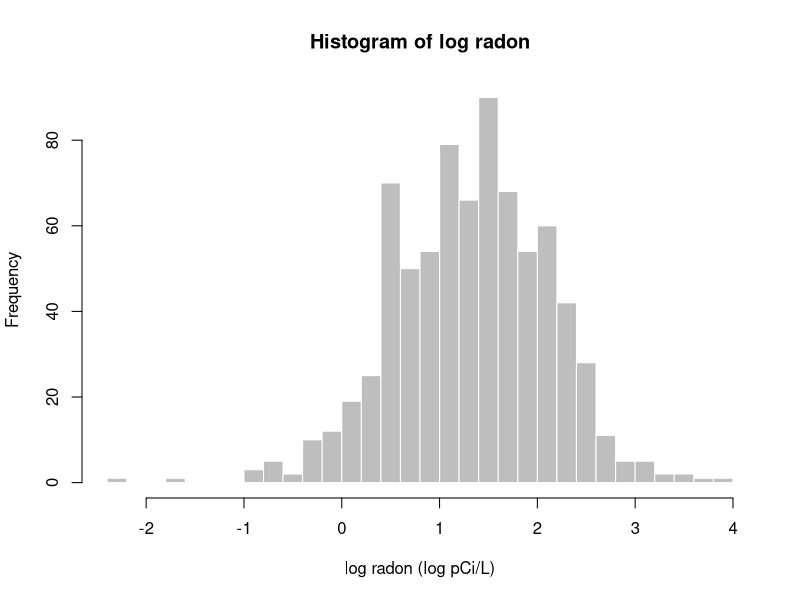
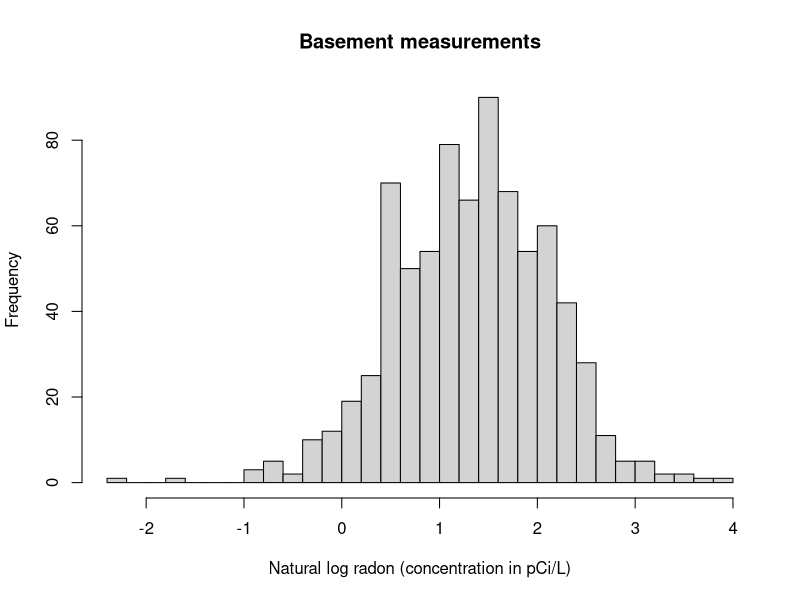
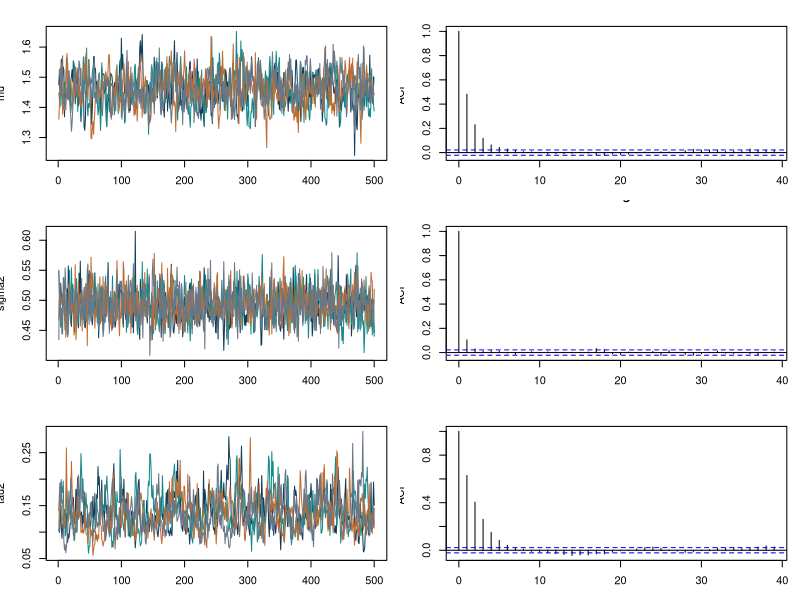
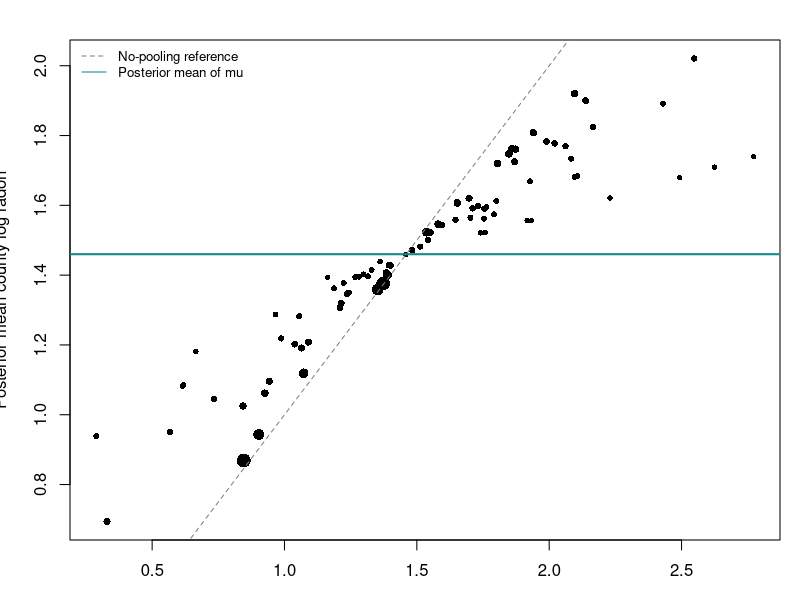
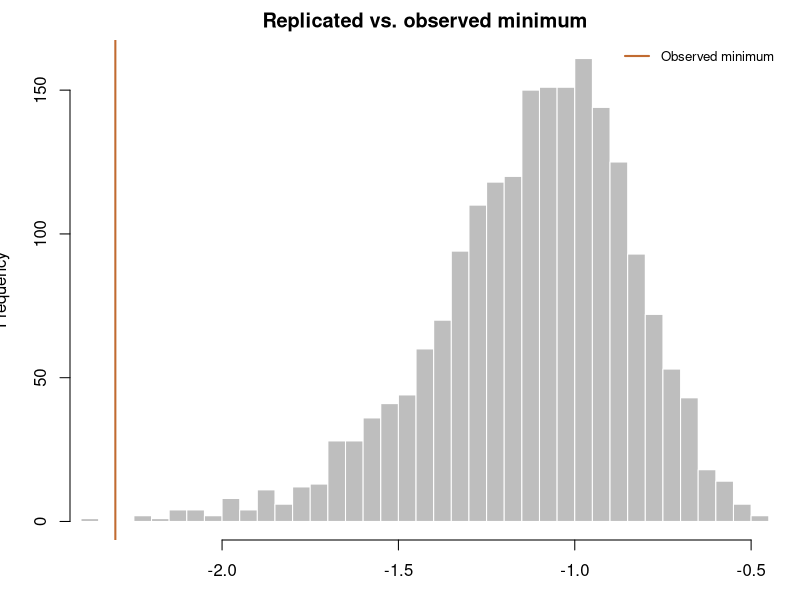

Source code (R) for these figures, in order:
## ---- chunk 1

radon <- read.csv("radon_basement_mn.csv")
nj <- table(radon$county)
J <- length(nj)
N <- nrow(radon)
c(J = J, N = N, min_nj = min(nj), max_nj = max(nj))
hist(radon$log_radon, breaks = 30, main = "Histogram of log radon", 
     xlab = "log radon (log pCi/L)", col = "gray", border = "white")
## ---- chunk 2
#| echo: false
#| output: false
if (!requireNamespace("coda", quietly=TRUE)) stop("Install coda: install.packages('coda')")
z <- read.csv("radon_basement_mn.csv", stringsAsFactors=FALSE)
y <- z$log_radon
county <- sort(unique(z$county)); g <- match(z$county, county)
J <- length(county); N <- length(y)
nj <- tabulate(g, nbins=J)
ybar <- as.numeric(tapply(y, factor(g, levels=seq_len(J)), mean))
stopifnot(N==766, J==85, all(nj>0), all(is.finite(y)))
print(range(nj)); print(c(MURRAY=nj[match("MURRAY",county)], ST_LOUIS=nj[match("ST LOUIS",county)]))
hist(y, breaks=25, xlab="Natural log radon (concentration in pCi/L)", main="Basement measurements")

gibbs <- function(init, iter=10000, burn=2000, tau_scale=0.25) {
  mu <- init[1]; sigma2 <- init[2]; tau2 <- init[3]
  theta <- ybar
  out <- matrix(NA_real_, iter-burn, J+3)
  colnames(out) <- c("mu", "sigma2", "tau2", county)
  for (s in seq_len(iter)) {
    Vtheta <- 1/(nj/sigma2 + 1/tau2)
    mtheta <- Vtheta*(nj*ybar/sigma2 + mu/tau2)
    theta <- rnorm(J, mean=mtheta, sd=sqrt(Vtheta))
    Vmu <- 1/(J/tau2 + 1/2.25)
    mmu <- Vmu*(sum(theta)/tau2 + 1/2.25)
    mu <- rnorm(1, mmu, sqrt(Vmu))
    sigma2 <- 1/rgamma(1, shape=2+N/2,
                       rate=1+sum((y-theta[g])^2)/2)
    tau2 <- 1/rgamma(1, shape=2+J/2, rate=tau_scale+sum((theta-mu)^2)/2)
    if (s>burn) out[s-burn,] <- c(mu, sigma2, tau2, theta)
  }
  out
}
## ---- chunk 3
set.seed(4021801)
initial <- list(c(0,0.3,0.04), c(1,1,0.25), c(2,2,1), c(3,4,2))
chains <- lapply(initial, gibbs)
ml <- do.call(coda::mcmc.list, lapply(chains, coda::mcmc))
ess <- coda::effectiveSize(ml)
split <- unlist(lapply(chains, function(a) {
  h <- nrow(a)%/%2
  list(coda::mcmc(a[1:h,]), coda::mcmc(a[(h+1):(2*h),]))
}), recursive=FALSE)
rhat <- coda::gelman.diag(do.call(coda::mcmc.list,split),
                         autoburnin=FALSE, multivariate=FALSE)$psrf[,1]
print(cbind(ESS=ess[1:3], split_Rhat=rhat[1:3]))
par(mfrow=c(3,2), mar=c(3,3.5,2,1))
cols <- c("#143D59", "#168A8A", "#C16B31", "#687787")
for (v in c("mu","sigma2","tau2")) {
  matplot(sapply(chains,function(x)x[1:500,v]), type="l", lty=1,
          col=cols, xlab="Retained sweep", ylab=v)
  acf(chains[[1]][,v], main=paste("ACF:",v))
}
par(mfrow=c(1,1))
## ---- chunk 4
draws <- do.call(rbind,chains); S <- nrow(draws)
Theta <- draws[,county,drop=FALSE]
mu <- draws[,"mu"]; sigma2 <- draws[,"sigma2"]; tau2 <- draws[,"tau2"]
summary_draw <- function(x) c(mean=mean(x), q025=unname(quantile(x,.025)),
                              q975=unname(quantile(x,.975)))
print(rbind(mu=summary_draw(mu),sigma=summary_draw(sqrt(sigma2)),
            tau=summary_draw(sqrt(tau2))))
## ---- chunk 5
plot(ybar,colMeans(Theta), pch=16, cex=.6+sqrt(nj)/8,
     xlab="Raw county mean log radon", ylab="Posterior mean county log radon")
abline(0,1,col="gray50",lty=2); abline(h=mean(mu),col="#168A8A",lwd=2)
legend("topleft",c("No-pooling reference", "Posterior mean of mu"),
       lty=c(2,1),col=c("gray50","#168A8A"),bty="n",cex=.8)
sel <- c("MURRAY","ST LOUIS")
idx <- match(sel, county)
tab <- t(sapply(sel, function(cty) summary_draw(Theta[,cty])))
w <- sapply(idx, function(j) mean(nj[j]*tau2/(nj[j]*tau2+sigma2)))
round(cbind(nj=nj[idx], ybar=ybar[idx], tab, w=w), 3)
## ---- chunk 6
round(rbind(median_conc=summary_draw(exp(Theta[,"MURRAY"])),
            mean_conc=summary_draw(exp(Theta[,"MURRAY"]+sigma2/2)),
            exp_of_mean_theta=exp(mean(Theta[,"MURRAY"]))), 3)
## ---- chunk 7
mean(exp(Theta[,"MURRAY"]) > 4)
## ---- chunk 8
new_home <- exp(rnorm(S, mean=Theta[,"MURRAY"], sd=sqrt(sigma2)))
round(c(q025=unname(quantile(new_home,.025)), 
        q975=unname(quantile(new_home,.975)),
        prob_gt4=mean(new_home > 4)), 3)
## ---- chunk 9
set.seed(4021802)
selected <- sample.int(S, 2000)
Yrep <- matrix(NA_real_, length(selected), N)
for (s in seq_along(selected)) {
  k <- selected[s]
  Yrep[s,] <- rnorm(N, mean=Theta[k, g], sd=sqrt(sigma2[k]))
}
dim(Yrep)
## ---- chunk 10
Tmin <- apply(Yrep, 1, min)
Tobs <- min(y)
hist(Tmin, breaks=40, xlim=range(c(Tmin, Tobs)), col="gray", border="white",
     xlab="Minimum log radon", main="Replicated vs. observed minimum")
abline(v=Tobs, col="#C16B31", lwd=2)
legend("topright", "Observed minimum", col="#C16B31", lwd=2, bty="n", cex=.8)
round(c(T_obs=Tobs, q025=unname(quantile(Tmin,.025)), 
        q975=unname(quantile(Tmin,.975)),
        frac_le=mean(Tmin <= Tobs)), 3)
